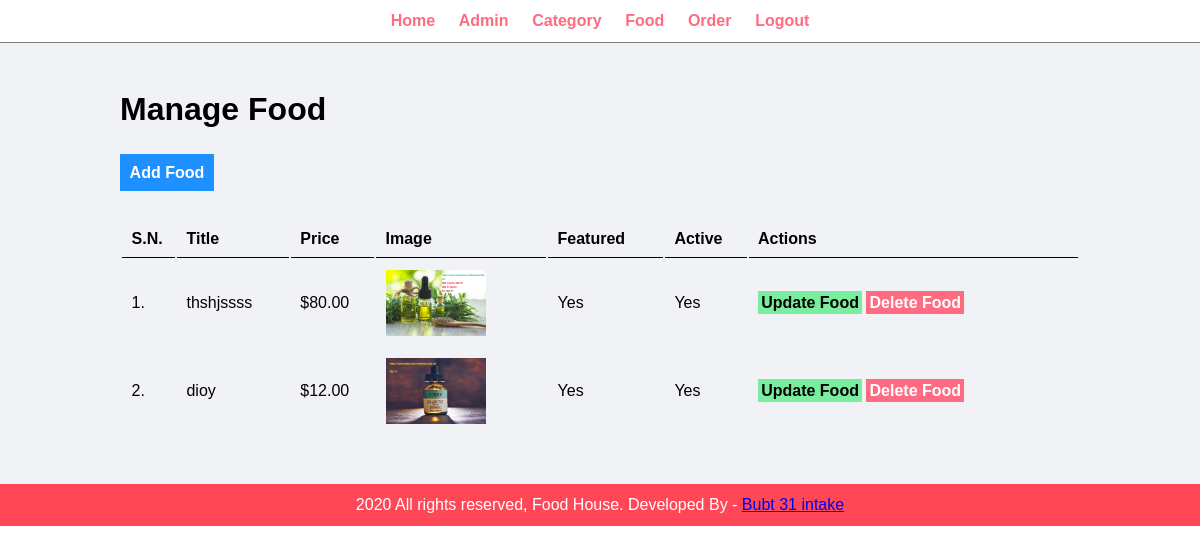
The app's page /admin/manage-food.php (signed in) with its own data.
### tables this page shows
CREATE TABLE `tbl_food` (
  `id` int(10) UNSIGNED NOT NULL,
  `title` varchar(150) NOT NULL,
  `description` varchar(150) NOT NULL,
  `price` decimal(10,2) NOT NULL,
  `image_name` varchar(255) NOT NULL,
  `category_id` int(10) NOT NULL,
  `featured` varchar(10) NOT NULL,
  `active` varchar(10) NOT NULL
);

### admin/manage-food.php (the view, shortened to what this page needs)
<?php include('partials/menu.php'); ?>
<div class="main-content">
    <div class="wrapper">
        <h1>Manage Food</h1>
        <br /><br />
                <a href="<?php echo SITEURL; ?>admin/add-food.php" class="btn-primary">Add Food</a>
                <br /><br /><br />
                <table class="tbl-full">
                    <tr>
                        <th>S.N.</th>
                        <th>Title</th>
                        <th>Price</th>
                        <th>Image</th>
                        <th>Featured</th>
                        <th>Active</th>
                        <th>Actions</th>
                    </tr>
                    <?php
                        $sql = "SELECT * FROM tbl_food";
                        $res = mysqli_query($conn, $sql);
                        $count = mysqli_num_rows($res);
                        $sn=1;
                        if($count>0)
                        {
                            while($row=mysqli_fetch_assoc($res))
                            {
                                $id = $row['id'];
                                $title = $row['title'];
                                $price = $row['price'];
                                $image_name = $row['image_name'];
                                $featured = $row['featured'];
                                $active = $row['active'];
                                ?>
                                <tr>
                                    <td><?php echo $sn++; ?>. </td>
                                    <td><?php echo $title; ?></td>
                                    <td>$<?php echo $price; ?></td>
                                    <td>
                                        <?php
                                            if($image_name=="")
                                            {
                                                echo "<div class='error'>Image not Added.</div>";
                                            }
                                            else
                                            {
                                                ?>
                                                <img src="<?php echo SITEURL; ?>images/food/<?php echo $image_name; ?>" width="100px">
                                                <?php
                                            }
                                        ?>
                                    </td>
                                    <td><?php echo $featured; ?></td>
                                    <td><?php echo $active; ?></td>
                                    <td>
                                        <a href="<?php echo SITEURL; ?>admin/update-food.php?id=<?php echo $id; ?>" class="btn-secondary">Update Food</a>
                                        <a href="<?php echo SITEURL; ?>admin/delete-food.php?id=<?php echo $id; ?>&image_name=<?php echo $image_name; ?>" class="btn-danger">Delete Food</a>
                                    </td>
                                </tr>
                                <?php
                            }
                        }
                        else
                        {
                            echo "<tr> <td colspan='7' class='error'> Food not Added Yet. </td> </tr>";
                        }
                    ?>
                </table>
    </div>
</div>
<?php include('partials/footer.php'); ?>

### css/admin.css (style rules this page uses)
* { margin: 0; padding: 0; font-family: Arial, Helvetica, sans-serif; }
.wrapper { padding: 1%; width: 80%; margin: 0 auto; }
.tbl-full { width: 100%; }
table tr th { border-bottom: 1px solid black; padding: 1%; text-align: left; }
table tr td { padding: 1%; }
.btn-primary { background-color: #1e90ff; padding: 1%; color: white; text-decoration: none; font-weight: bold; }
.btn-secondary { background-color: #7bed9f; padding: 1%; color: black; text-decoration: none; font-weight: bold; }
.btn-danger { background-color: #ff6b81; padding: 1%; color: white; text-decoration: none; font-weight: bold; }
.main-content { background-color: #f1f2f6; padding: 3% 0; }

### records on screen
tbl_food: title "thshjssss", price "80.00", image_name (picture), featured "Yes", active "Yes"
tbl_food: title "dioy", price "12.00", image_name (picture), featured "Yes", active "Yes"
